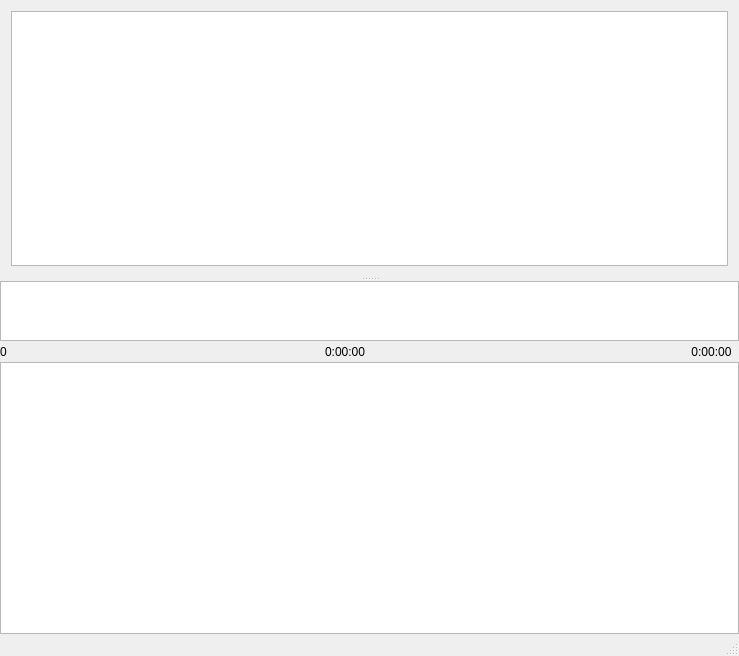
<?xml version="1.0" encoding="UTF-8"?>
<ui version="4.0">
 <class>MultiSpeakerClass</class>
 <widget class="QMainWindow" name="MultiSpeakerClass">
  <property name="geometry">
   <rect>
    <x>0</x>
    <y>0</y>
    <width>739</width>
    <height>656</height>
   </rect>
  </property>
  <property name="windowTitle">
   <string>MultiSpeaker</string>
  </property>
  <property name="windowIcon">
   <iconset resource="MultiSpeaker.qrc">
    <normaloff>:/MultiSpeaker/Resources/MultiSpeaker.Ico</normaloff>:/MultiSpeaker/Resources/MultiSpeaker.Ico</iconset>
  </property>
  <widget class="QWidget" name="centralWidget">
   <layout class="QVBoxLayout" name="verticalLayout_7">
    <property name="spacing">
     <number>0</number>
    </property>
    <property name="leftMargin">
     <number>0</number>
    </property>
    <property name="topMargin">
     <number>0</number>
    </property>
    <property name="rightMargin">
     <number>0</number>
    </property>
    <property name="bottomMargin">
     <number>0</number>
    </property>
    <item>
     <widget class="QSplitter" name="MainSplitter">
      <property name="orientation">
       <enum>Qt::Vertical</enum>
      </property>
      <widget class="QWidget" name="layoutWidget">
       <layout class="QVBoxLayout" name="verticalLayout">
        <property name="spacing">
         <number>0</number>
        </property>
        <item>
         <widget class="TitleHeaderWidget" name="TopologyHeader" native="true"/>
        </item>
        <item>
         <widget class="HostView" name="TheHostView"/>
        </item>
       </layout>
      </widget>
      <widget class="QWidget" name="TimelineContainerWidget" native="true">
       <property name="sizePolicy">
        <sizepolicy hsizetype="Expanding" vsizetype="Expanding">
         <horstretch>0</horstretch>
         <verstretch>0</verstretch>
        </sizepolicy>
       </property>
       <layout class="QVBoxLayout" name="verticalLayout_2">
        <property name="spacing">
         <number>0</number>
        </property>
        <property name="leftMargin">
         <number>0</number>
        </property>
        <property name="topMargin">
         <number>0</number>
        </property>
        <property name="rightMargin">
         <number>0</number>
        </property>
        <property name="bottomMargin">
         <number>0</number>
        </property>
        <item>
         <widget class="TimelineHeaderWidget" name="TimelineHeader" native="true"/>
        </item>
        <item>
         <widget class="TimelineView" name="TheTimelineView">
          <property name="sizePolicy">
           <sizepolicy hsizetype="Expanding" vsizetype="Expanding">
            <horstretch>0</horstretch>
            <verstretch>0</verstretch>
           </sizepolicy>
          </property>
          <property name="minimumSize">
           <size>
            <width>200</width>
            <height>60</height>
           </size>
          </property>
          <property name="maximumSize">
           <size>
            <width>16777215</width>
            <height>60</height>
           </size>
          </property>
         </widget>
        </item>
        <item>
         <layout class="QHBoxLayout" name="horizontalLayout_2">
          <property name="spacing">
           <number>2</number>
          </property>
          <item>
           <widget class="QLabel" name="label_3">
            <property name="toolTip">
             <string>Timestamp (Beginning of Scenario)</string>
            </property>
            <property name="text">
             <string>0</string>
            </property>
           </widget>
          </item>
          <item>
           <spacer name="horizontalSpacer_2">
            <property name="orientation">
             <enum>Qt::Horizontal</enum>
            </property>
            <property name="sizeHint" stdset="0">
             <size>
              <width>40</width>
              <height>20</height>
             </size>
            </property>
           </spacer>
          </item>
          <item>
           <widget class="QLabel" name="TimestampLabel">
            <property name="text">
             <string>0:00:00</string>
            </property>
           </widget>
          </item>
          <item>
           <spacer name="horizontalSpacer">
            <property name="orientation">
             <enum>Qt::Horizontal</enum>
            </property>
            <property name="sizeHint" stdset="0">
             <size>
              <width>40</width>
              <height>20</height>
             </size>
            </property>
           </spacer>
          </item>
          <item>
           <widget class="QToolButton" name="TimelineSpanBtn">
            <property name="toolTip">
             <string>Duration of Scenario Timeline.  Click to Change.</string>
            </property>
            <property name="text">
             <string>0:00:00</string>
            </property>
            <property name="popupMode">
             <enum>QToolButton::InstantPopup</enum>
            </property>
            <property name="autoRaise">
             <bool>true</bool>
            </property>
           </widget>
          </item>
         </layout>
        </item>
        <item>
         <widget class="TitleHeaderWidget" name="MethodEventsHeader" native="true"/>
        </item>
        <item>
         <widget class="QListView" name="TimelineEventListView"/>
        </item>
       </layout>
       <zorder>MethodEventsHeader</zorder>
       <zorder>TimelineEventListView</zorder>
       <zorder>TimelineHeader</zorder>
       <zorder>TheTimelineView</zorder>
      </widget>
     </widget>
    </item>
   </layout>
  </widget>
  <widget class="QStatusBar" name="statusBar"/>
 </widget>
 <layoutdefault spacing="6" margin="11"/>
 <customwidgets>
  <customwidget>
   <class>TitleHeaderWidget</class>
   <extends>QWidget</extends>
   <header>TitleHeaderWidget.h</header>
   <container>1</container>
  </customwidget>
  <customwidget>
   <class>TimelineView</class>
   <extends>QGraphicsView</extends>
   <header>TimelineView.h</header>
  </customwidget>
  <customwidget>
   <class>HostView</class>
   <extends>QGraphicsView</extends>
   <header>HostView.h</header>
  </customwidget>
  <customwidget>
   <class>TimelineHeaderWidget</class>
   <extends>QWidget</extends>
   <header>TimelineHeaderWidget.h</header>
   <container>1</container>
  </customwidget>
 </customwidgets>
 <resources>
  <include location="MultiSpeaker.qrc"/>
 </resources>
 <connections/>
</ui>
